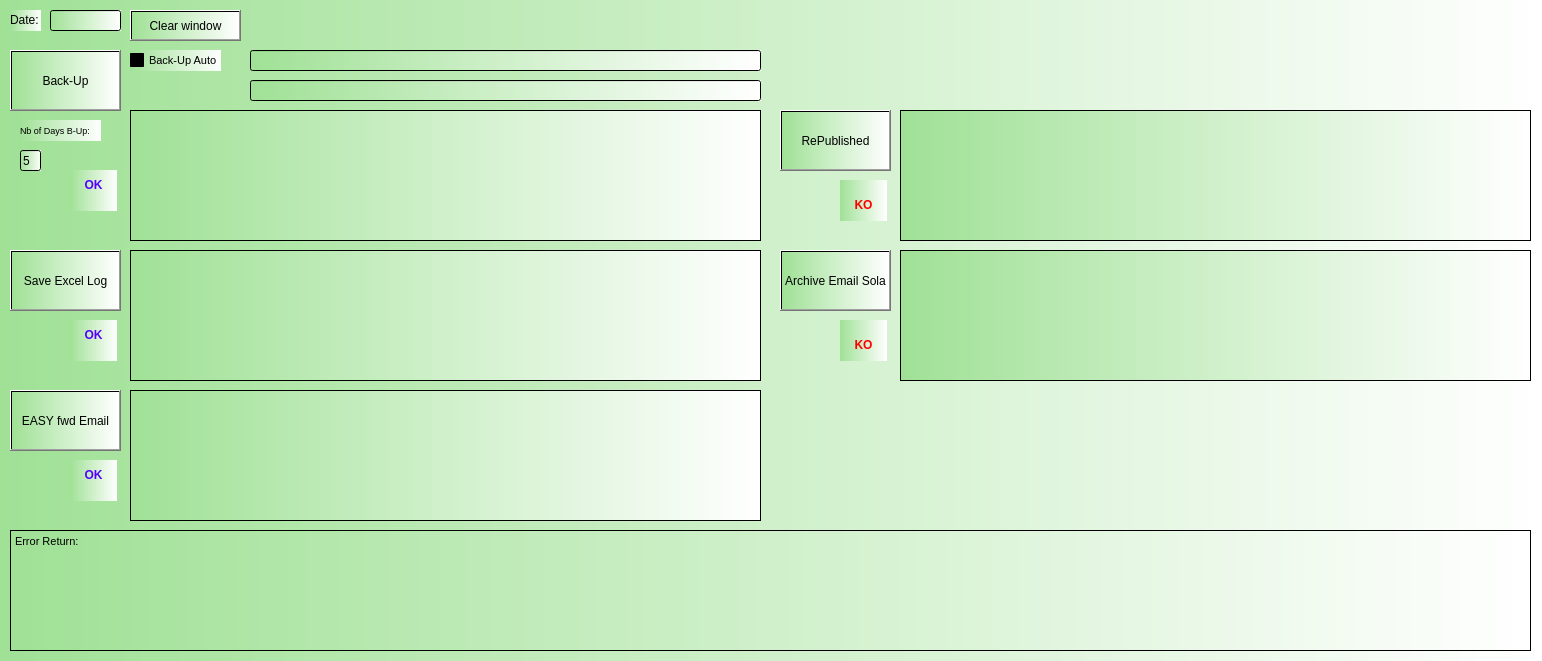
<?xml version="1.0" encoding="UTF-8"?>
<ui version="4.0">
 <author>LT</author>
 <class>Dialog</class>
 <widget class="QDialog" name="Dialog">
  <property name="geometry">
   <rect>
    <x>0</x>
    <y>0</y>
    <width>1542</width>
    <height>661</height>
   </rect>
  </property>
  <property name="font">
   <font>
    <strikeout>false</strikeout>
   </font>
  </property>
  <property name="cursor">
   <cursorShape>ArrowCursor</cursorShape>
  </property>
  <property name="mouseTracking">
   <bool>false</bool>
  </property>
  <property name="focusPolicy">
   <enum>Qt::WheelFocus</enum>
  </property>
  <property name="contextMenuPolicy">
   <enum>Qt::ActionsContextMenu</enum>
  </property>
  <property name="windowTitle">
   <string>Dialog</string>
  </property>
  <property name="windowOpacity">
   <double>1.000000000000000</double>
  </property>
  <property name="autoFillBackground">
   <bool>false</bool>
  </property>
  <property name="styleSheet">
   <string notr="true">background-color: qlineargradient(spread:pad, x1:0, y1:0, x2:1, y2:0, stop:0 rgba(160, 225, 150, 255), stop:1 rgba(255, 255, 255, 255));</string>
  </property>
  <widget class="QPushButton" name="push_Clear">
   <property name="geometry">
    <rect>
     <x>130</x>
     <y>10</y>
     <width>111</width>
     <height>31</height>
    </rect>
   </property>
   <property name="font">
    <font>
     <pointsize>9</pointsize>
    </font>
   </property>
   <property name="text">
    <string>Clear window</string>
   </property>
   <property name="checkable">
    <bool>false</bool>
   </property>
   <property name="checked">
    <bool>false</bool>
   </property>
   <property name="default">
    <bool>false</bool>
   </property>
   <property name="flat">
    <bool>false</bool>
   </property>
  </widget>
  <widget class="QCheckBox" name="checkBox_BackUpAuto">
   <property name="geometry">
    <rect>
     <x>130</x>
     <y>50</y>
     <width>91</width>
     <height>21</height>
    </rect>
   </property>
   <property name="font">
    <font>
     <pointsize>8</pointsize>
     <italic>false</italic>
     <strikeout>false</strikeout>
     <stylestrategy>PreferDefault</stylestrategy>
    </font>
   </property>
   <property name="layoutDirection">
    <enum>Qt::LeftToRight</enum>
   </property>
   <property name="text">
    <string>Back-Up Auto</string>
   </property>
   <property name="checked">
    <bool>false</bool>
   </property>
  </widget>
  <widget class="QLineEdit" name="lineEdit_Date">
   <property name="geometry">
    <rect>
     <x>50</x>
     <y>10</y>
     <width>71</width>
     <height>21</height>
    </rect>
   </property>
   <property name="font">
    <font>
     <pointsize>9</pointsize>
    </font>
   </property>
   <property name="text">
    <string/>
   </property>
  </widget>
  <widget class="QLabel" name="label_Date">
   <property name="geometry">
    <rect>
     <x>10</x>
     <y>10</y>
     <width>31</width>
     <height>21</height>
    </rect>
   </property>
   <property name="font">
    <font>
     <kerning>false</kerning>
    </font>
   </property>
   <property name="frameShape">
    <enum>QFrame::NoFrame</enum>
   </property>
   <property name="frameShadow">
    <enum>QFrame::Plain</enum>
   </property>
   <property name="text">
    <string>Date:</string>
   </property>
   <property name="textFormat">
    <enum>Qt::RichText</enum>
   </property>
   <property name="wordWrap">
    <bool>true</bool>
   </property>
  </widget>
  <widget class="QPushButton" name="Push_Republished">
   <property name="geometry">
    <rect>
     <x>780</x>
     <y>110</y>
     <width>111</width>
     <height>61</height>
    </rect>
   </property>
   <property name="font">
    <font>
     <pointsize>9</pointsize>
    </font>
   </property>
   <property name="focusPolicy">
    <enum>Qt::WheelFocus</enum>
   </property>
   <property name="text">
    <string>RePublished</string>
   </property>
   <property name="checkable">
    <bool>false</bool>
   </property>
   <property name="checked">
    <bool>false</bool>
   </property>
   <property name="autoDefault">
    <bool>true</bool>
   </property>
   <property name="default">
    <bool>false</bool>
   </property>
   <property name="flat">
    <bool>false</bool>
   </property>
  </widget>
  <widget class="QTextEdit" name="textEdit_Error">
   <property name="geometry">
    <rect>
     <x>10</x>
     <y>530</y>
     <width>1521</width>
     <height>121</height>
    </rect>
   </property>
   <property name="font">
    <font>
     <pointsize>9</pointsize>
    </font>
   </property>
   <property name="lineWidth">
    <number>3</number>
   </property>
   <property name="midLineWidth">
    <number>2</number>
   </property>
   <property name="html">
    <string>&lt;!DOCTYPE HTML PUBLIC &quot;-//W3C//DTD HTML 4.0//EN&quot; &quot;http://www.w3.org/TR/REC-html40/strict.dtd&quot;&gt;
&lt;html&gt;&lt;head&gt;&lt;meta name=&quot;qrichtext&quot; content=&quot;1&quot; /&gt;&lt;style type=&quot;text/css&quot;&gt;
p, li { white-space: pre-wrap; }
&lt;/style&gt;&lt;/head&gt;&lt;body style=&quot; font-family:'MS Shell Dlg 2'; font-size:9pt; font-weight:400; font-style:normal;&quot;&gt;
&lt;p style=&quot; margin-top:0px; margin-bottom:0px; margin-left:0px; margin-right:0px; -qt-block-indent:0; text-indent:0px;&quot;&gt;&lt;span style=&quot; font-size:8.25pt;&quot;&gt;Error Return:&lt;/span&gt;&lt;/p&gt;&lt;/body&gt;&lt;/html&gt;</string>
   </property>
  </widget>
  <widget class="QTextEdit" name="textEdit_Rep">
   <property name="geometry">
    <rect>
     <x>900</x>
     <y>110</y>
     <width>631</width>
     <height>131</height>
    </rect>
   </property>
   <property name="font">
    <font>
     <pointsize>9</pointsize>
    </font>
   </property>
   <property name="lineWidth">
    <number>3</number>
   </property>
   <property name="midLineWidth">
    <number>2</number>
   </property>
   <property name="html">
    <string>&lt;!DOCTYPE HTML PUBLIC &quot;-//W3C//DTD HTML 4.0//EN&quot; &quot;http://www.w3.org/TR/REC-html40/strict.dtd&quot;&gt;
&lt;html&gt;&lt;head&gt;&lt;meta name=&quot;qrichtext&quot; content=&quot;1&quot; /&gt;&lt;style type=&quot;text/css&quot;&gt;
p, li { white-space: pre-wrap; }
&lt;/style&gt;&lt;/head&gt;&lt;body style=&quot; font-family:'MS Shell Dlg 2'; font-size:9pt; font-weight:400; font-style:normal;&quot;&gt;
&lt;p style=&quot;-qt-paragraph-type:empty; margin-top:0px; margin-bottom:0px; margin-left:0px; margin-right:0px; -qt-block-indent:0; text-indent:0px;&quot;&gt;&lt;br /&gt;&lt;/p&gt;&lt;/body&gt;&lt;/html&gt;</string>
   </property>
  </widget>
  <widget class="QLabel" name="label_repOK">
   <property name="geometry">
    <rect>
     <x>840</x>
     <y>180</y>
     <width>47</width>
     <height>31</height>
    </rect>
   </property>
   <property name="font">
    <font>
     <pointsize>9</pointsize>
     <weight>75</weight>
     <bold>true</bold>
    </font>
   </property>
   <property name="text">
    <string>&lt;html&gt;&lt;head/&gt;&lt;body&gt;&lt;p&gt;&lt;span style=&quot; color:#5500ff;&quot;&gt;OK&lt;/span&gt;&lt;/p&gt;&lt;/body&gt;&lt;/html&gt;</string>
   </property>
   <property name="alignment">
    <set>Qt::AlignCenter</set>
   </property>
  </widget>
  <widget class="QLabel" name="label_repKO">
   <property name="geometry">
    <rect>
     <x>840</x>
     <y>190</y>
     <width>47</width>
     <height>31</height>
    </rect>
   </property>
   <property name="font">
    <font>
     <pointsize>9</pointsize>
     <weight>75</weight>
     <bold>true</bold>
    </font>
   </property>
   <property name="text">
    <string>&lt;html&gt;&lt;head/&gt;&lt;body&gt;&lt;p&gt;&lt;span style=&quot; color:#ff0000;&quot;&gt;KO&lt;/span&gt;&lt;/p&gt;&lt;/body&gt;&lt;/html&gt;</string>
   </property>
   <property name="alignment">
    <set>Qt::AlignCenter</set>
   </property>
  </widget>
  <widget class="QPushButton" name="Push_BackUp">
   <property name="geometry">
    <rect>
     <x>10</x>
     <y>50</y>
     <width>111</width>
     <height>61</height>
    </rect>
   </property>
   <property name="font">
    <font>
     <pointsize>9</pointsize>
    </font>
   </property>
   <property name="focusPolicy">
    <enum>Qt::WheelFocus</enum>
   </property>
   <property name="text">
    <string>Back-Up</string>
   </property>
   <property name="checkable">
    <bool>false</bool>
   </property>
   <property name="checked">
    <bool>false</bool>
   </property>
   <property name="autoDefault">
    <bool>true</bool>
   </property>
   <property name="default">
    <bool>false</bool>
   </property>
   <property name="flat">
    <bool>false</bool>
   </property>
  </widget>
  <widget class="QLabel" name="label_backupKO">
   <property name="geometry">
    <rect>
     <x>70</x>
     <y>180</y>
     <width>47</width>
     <height>31</height>
    </rect>
   </property>
   <property name="font">
    <font>
     <pointsize>9</pointsize>
     <weight>75</weight>
     <bold>true</bold>
    </font>
   </property>
   <property name="text">
    <string>&lt;html&gt;&lt;head/&gt;&lt;body&gt;&lt;p&gt;&lt;span style=&quot; color:#ff0000;&quot;&gt;KO&lt;/span&gt;&lt;/p&gt;&lt;/body&gt;&lt;/html&gt;</string>
   </property>
   <property name="alignment">
    <set>Qt::AlignCenter</set>
   </property>
  </widget>
  <widget class="QLabel" name="label_backupOK">
   <property name="geometry">
    <rect>
     <x>70</x>
     <y>170</y>
     <width>47</width>
     <height>31</height>
    </rect>
   </property>
   <property name="font">
    <font>
     <pointsize>9</pointsize>
     <weight>75</weight>
     <bold>true</bold>
    </font>
   </property>
   <property name="text">
    <string>&lt;html&gt;&lt;head/&gt;&lt;body&gt;&lt;p&gt;&lt;span style=&quot; color:#5500ff;&quot;&gt;OK&lt;/span&gt;&lt;/p&gt;&lt;/body&gt;&lt;/html&gt;</string>
   </property>
   <property name="alignment">
    <set>Qt::AlignCenter</set>
   </property>
  </widget>
  <widget class="QTextEdit" name="textEdit_BackUp">
   <property name="geometry">
    <rect>
     <x>130</x>
     <y>110</y>
     <width>631</width>
     <height>131</height>
    </rect>
   </property>
   <property name="font">
    <font>
     <pointsize>9</pointsize>
    </font>
   </property>
   <property name="lineWidth">
    <number>3</number>
   </property>
   <property name="midLineWidth">
    <number>2</number>
   </property>
   <property name="html">
    <string>&lt;!DOCTYPE HTML PUBLIC &quot;-//W3C//DTD HTML 4.0//EN&quot; &quot;http://www.w3.org/TR/REC-html40/strict.dtd&quot;&gt;
&lt;html&gt;&lt;head&gt;&lt;meta name=&quot;qrichtext&quot; content=&quot;1&quot; /&gt;&lt;style type=&quot;text/css&quot;&gt;
p, li { white-space: pre-wrap; }
&lt;/style&gt;&lt;/head&gt;&lt;body style=&quot; font-family:'MS Shell Dlg 2'; font-size:9pt; font-weight:400; font-style:normal;&quot;&gt;
&lt;p style=&quot;-qt-paragraph-type:empty; margin-top:0px; margin-bottom:0px; margin-left:0px; margin-right:0px; -qt-block-indent:0; text-indent:0px;&quot;&gt;&lt;br /&gt;&lt;/p&gt;&lt;/body&gt;&lt;/html&gt;</string>
   </property>
  </widget>
  <widget class="QLineEdit" name="lineEdit_Origin">
   <property name="geometry">
    <rect>
     <x>250</x>
     <y>50</y>
     <width>511</width>
     <height>21</height>
    </rect>
   </property>
   <property name="text">
    <string/>
   </property>
  </widget>
  <widget class="QLineEdit" name="lineEdit_Target">
   <property name="geometry">
    <rect>
     <x>250</x>
     <y>80</y>
     <width>511</width>
     <height>21</height>
    </rect>
   </property>
   <property name="text">
    <string/>
   </property>
  </widget>
  <widget class="QLabel" name="label_2">
   <property name="geometry">
    <rect>
     <x>20</x>
     <y>120</y>
     <width>81</width>
     <height>21</height>
    </rect>
   </property>
   <property name="font">
    <font>
     <pointsize>7</pointsize>
     <kerning>false</kerning>
    </font>
   </property>
   <property name="frameShape">
    <enum>QFrame::NoFrame</enum>
   </property>
   <property name="frameShadow">
    <enum>QFrame::Plain</enum>
   </property>
   <property name="text">
    <string>Nb of Days B-Up:</string>
   </property>
   <property name="textFormat">
    <enum>Qt::RichText</enum>
   </property>
   <property name="wordWrap">
    <bool>true</bool>
   </property>
  </widget>
  <widget class="QLineEdit" name="lineEdit_onlyFileMoreRecentThan">
   <property name="geometry">
    <rect>
     <x>20</x>
     <y>150</y>
     <width>21</width>
     <height>21</height>
    </rect>
   </property>
   <property name="font">
    <font>
     <pointsize>9</pointsize>
    </font>
   </property>
   <property name="text">
    <string>5</string>
   </property>
  </widget>
  <widget class="QPushButton" name="Push_Log">
   <property name="geometry">
    <rect>
     <x>10</x>
     <y>250</y>
     <width>111</width>
     <height>61</height>
    </rect>
   </property>
   <property name="font">
    <font>
     <pointsize>9</pointsize>
    </font>
   </property>
   <property name="focusPolicy">
    <enum>Qt::WheelFocus</enum>
   </property>
   <property name="text">
    <string>Save Excel Log</string>
   </property>
   <property name="checkable">
    <bool>false</bool>
   </property>
   <property name="checked">
    <bool>false</bool>
   </property>
   <property name="autoDefault">
    <bool>true</bool>
   </property>
   <property name="default">
    <bool>false</bool>
   </property>
   <property name="flat">
    <bool>false</bool>
   </property>
  </widget>
  <widget class="QLabel" name="label_logKO">
   <property name="geometry">
    <rect>
     <x>70</x>
     <y>330</y>
     <width>47</width>
     <height>31</height>
    </rect>
   </property>
   <property name="font">
    <font>
     <pointsize>9</pointsize>
     <weight>75</weight>
     <bold>true</bold>
    </font>
   </property>
   <property name="text">
    <string>&lt;html&gt;&lt;head/&gt;&lt;body&gt;&lt;p&gt;&lt;span style=&quot; color:#ff0000;&quot;&gt;KO&lt;/span&gt;&lt;/p&gt;&lt;/body&gt;&lt;/html&gt;</string>
   </property>
   <property name="alignment">
    <set>Qt::AlignCenter</set>
   </property>
  </widget>
  <widget class="QLabel" name="label_logOK">
   <property name="geometry">
    <rect>
     <x>70</x>
     <y>320</y>
     <width>47</width>
     <height>31</height>
    </rect>
   </property>
   <property name="font">
    <font>
     <pointsize>9</pointsize>
     <weight>75</weight>
     <bold>true</bold>
    </font>
   </property>
   <property name="text">
    <string>&lt;html&gt;&lt;head/&gt;&lt;body&gt;&lt;p&gt;&lt;span style=&quot; color:#5500ff;&quot;&gt;OK&lt;/span&gt;&lt;/p&gt;&lt;/body&gt;&lt;/html&gt;</string>
   </property>
   <property name="alignment">
    <set>Qt::AlignCenter</set>
   </property>
  </widget>
  <widget class="QTextEdit" name="textEdit_Log">
   <property name="geometry">
    <rect>
     <x>130</x>
     <y>250</y>
     <width>631</width>
     <height>131</height>
    </rect>
   </property>
   <property name="font">
    <font>
     <pointsize>9</pointsize>
    </font>
   </property>
   <property name="lineWidth">
    <number>3</number>
   </property>
   <property name="midLineWidth">
    <number>2</number>
   </property>
   <property name="html">
    <string>&lt;!DOCTYPE HTML PUBLIC &quot;-//W3C//DTD HTML 4.0//EN&quot; &quot;http://www.w3.org/TR/REC-html40/strict.dtd&quot;&gt;
&lt;html&gt;&lt;head&gt;&lt;meta name=&quot;qrichtext&quot; content=&quot;1&quot; /&gt;&lt;style type=&quot;text/css&quot;&gt;
p, li { white-space: pre-wrap; }
&lt;/style&gt;&lt;/head&gt;&lt;body style=&quot; font-family:'MS Shell Dlg 2'; font-size:9pt; font-weight:400; font-style:normal;&quot;&gt;
&lt;p style=&quot;-qt-paragraph-type:empty; margin-top:0px; margin-bottom:0px; margin-left:0px; margin-right:0px; -qt-block-indent:0; text-indent:0px;&quot;&gt;&lt;br /&gt;&lt;/p&gt;&lt;/body&gt;&lt;/html&gt;</string>
   </property>
  </widget>
  <widget class="QPushButton" name="Push_Archive">
   <property name="geometry">
    <rect>
     <x>780</x>
     <y>250</y>
     <width>111</width>
     <height>61</height>
    </rect>
   </property>
   <property name="font">
    <font>
     <pointsize>9</pointsize>
    </font>
   </property>
   <property name="focusPolicy">
    <enum>Qt::WheelFocus</enum>
   </property>
   <property name="text">
    <string>Archive Email Sola</string>
   </property>
   <property name="checkable">
    <bool>false</bool>
   </property>
   <property name="checked">
    <bool>false</bool>
   </property>
   <property name="autoDefault">
    <bool>true</bool>
   </property>
   <property name="default">
    <bool>false</bool>
   </property>
   <property name="flat">
    <bool>false</bool>
   </property>
  </widget>
  <widget class="QTextEdit" name="textEdit_Archive">
   <property name="geometry">
    <rect>
     <x>900</x>
     <y>250</y>
     <width>631</width>
     <height>131</height>
    </rect>
   </property>
   <property name="font">
    <font>
     <pointsize>9</pointsize>
    </font>
   </property>
   <property name="lineWidth">
    <number>3</number>
   </property>
   <property name="midLineWidth">
    <number>2</number>
   </property>
   <property name="html">
    <string>&lt;!DOCTYPE HTML PUBLIC &quot;-//W3C//DTD HTML 4.0//EN&quot; &quot;http://www.w3.org/TR/REC-html40/strict.dtd&quot;&gt;
&lt;html&gt;&lt;head&gt;&lt;meta name=&quot;qrichtext&quot; content=&quot;1&quot; /&gt;&lt;style type=&quot;text/css&quot;&gt;
p, li { white-space: pre-wrap; }
&lt;/style&gt;&lt;/head&gt;&lt;body style=&quot; font-family:'MS Shell Dlg 2'; font-size:9pt; font-weight:400; font-style:normal;&quot;&gt;
&lt;p style=&quot;-qt-paragraph-type:empty; margin-top:0px; margin-bottom:0px; margin-left:0px; margin-right:0px; -qt-block-indent:0; text-indent:0px;&quot;&gt;&lt;br /&gt;&lt;/p&gt;&lt;/body&gt;&lt;/html&gt;</string>
   </property>
  </widget>
  <widget class="QLabel" name="label_archOK">
   <property name="geometry">
    <rect>
     <x>840</x>
     <y>320</y>
     <width>47</width>
     <height>31</height>
    </rect>
   </property>
   <property name="font">
    <font>
     <pointsize>9</pointsize>
     <weight>75</weight>
     <bold>true</bold>
    </font>
   </property>
   <property name="text">
    <string>&lt;html&gt;&lt;head/&gt;&lt;body&gt;&lt;p&gt;&lt;span style=&quot; color:#5500ff;&quot;&gt;OK&lt;/span&gt;&lt;/p&gt;&lt;/body&gt;&lt;/html&gt;</string>
   </property>
   <property name="alignment">
    <set>Qt::AlignCenter</set>
   </property>
  </widget>
  <widget class="QLabel" name="label_archKO">
   <property name="geometry">
    <rect>
     <x>840</x>
     <y>330</y>
     <width>47</width>
     <height>31</height>
    </rect>
   </property>
   <property name="font">
    <font>
     <pointsize>9</pointsize>
     <weight>75</weight>
     <bold>true</bold>
    </font>
   </property>
   <property name="text">
    <string>&lt;html&gt;&lt;head/&gt;&lt;body&gt;&lt;p&gt;&lt;span style=&quot; color:#ff0000;&quot;&gt;KO&lt;/span&gt;&lt;/p&gt;&lt;/body&gt;&lt;/html&gt;</string>
   </property>
   <property name="alignment">
    <set>Qt::AlignCenter</set>
   </property>
  </widget>
  <widget class="QPushButton" name="Push_Easy">
   <property name="geometry">
    <rect>
     <x>10</x>
     <y>390</y>
     <width>111</width>
     <height>61</height>
    </rect>
   </property>
   <property name="font">
    <font>
     <pointsize>9</pointsize>
    </font>
   </property>
   <property name="focusPolicy">
    <enum>Qt::WheelFocus</enum>
   </property>
   <property name="text">
    <string>EASY fwd Email</string>
   </property>
   <property name="checkable">
    <bool>false</bool>
   </property>
   <property name="checked">
    <bool>false</bool>
   </property>
   <property name="autoDefault">
    <bool>true</bool>
   </property>
   <property name="default">
    <bool>false</bool>
   </property>
   <property name="flat">
    <bool>false</bool>
   </property>
  </widget>
  <widget class="QLabel" name="label_easyKO">
   <property name="geometry">
    <rect>
     <x>70</x>
     <y>470</y>
     <width>47</width>
     <height>31</height>
    </rect>
   </property>
   <property name="font">
    <font>
     <pointsize>9</pointsize>
     <weight>75</weight>
     <bold>true</bold>
    </font>
   </property>
   <property name="text">
    <string>&lt;html&gt;&lt;head/&gt;&lt;body&gt;&lt;p&gt;&lt;span style=&quot; color:#ff0000;&quot;&gt;KO&lt;/span&gt;&lt;/p&gt;&lt;/body&gt;&lt;/html&gt;</string>
   </property>
   <property name="alignment">
    <set>Qt::AlignCenter</set>
   </property>
  </widget>
  <widget class="QLabel" name="label_easyOK">
   <property name="geometry">
    <rect>
     <x>70</x>
     <y>460</y>
     <width>47</width>
     <height>31</height>
    </rect>
   </property>
   <property name="font">
    <font>
     <pointsize>9</pointsize>
     <weight>75</weight>
     <bold>true</bold>
    </font>
   </property>
   <property name="text">
    <string>&lt;html&gt;&lt;head/&gt;&lt;body&gt;&lt;p&gt;&lt;span style=&quot; color:#5500ff;&quot;&gt;OK&lt;/span&gt;&lt;/p&gt;&lt;/body&gt;&lt;/html&gt;</string>
   </property>
   <property name="alignment">
    <set>Qt::AlignCenter</set>
   </property>
  </widget>
  <widget class="QTextEdit" name="textEdit_Easy">
   <property name="geometry">
    <rect>
     <x>130</x>
     <y>390</y>
     <width>631</width>
     <height>131</height>
    </rect>
   </property>
   <property name="font">
    <font>
     <pointsize>9</pointsize>
    </font>
   </property>
   <property name="lineWidth">
    <number>3</number>
   </property>
   <property name="midLineWidth">
    <number>2</number>
   </property>
   <property name="html">
    <string>&lt;!DOCTYPE HTML PUBLIC &quot;-//W3C//DTD HTML 4.0//EN&quot; &quot;http://www.w3.org/TR/REC-html40/strict.dtd&quot;&gt;
&lt;html&gt;&lt;head&gt;&lt;meta name=&quot;qrichtext&quot; content=&quot;1&quot; /&gt;&lt;style type=&quot;text/css&quot;&gt;
p, li { white-space: pre-wrap; }
&lt;/style&gt;&lt;/head&gt;&lt;body style=&quot; font-family:'MS Shell Dlg 2'; font-size:9pt; font-weight:400; font-style:normal;&quot;&gt;
&lt;p style=&quot;-qt-paragraph-type:empty; margin-top:0px; margin-bottom:0px; margin-left:0px; margin-right:0px; -qt-block-indent:0; text-indent:0px;&quot;&gt;&lt;br /&gt;&lt;/p&gt;&lt;/body&gt;&lt;/html&gt;</string>
   </property>
  </widget>
 </widget>
 <resources/>
 <connections/>
</ui>
